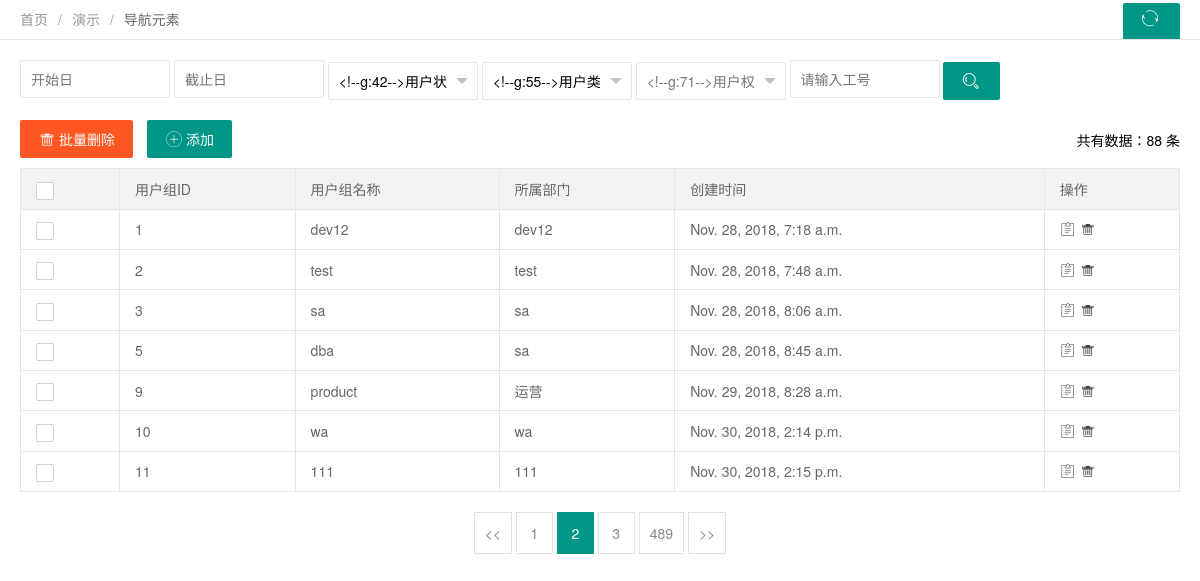
Screenshot of /um/group-list with the database file from the repository.
### UserAdmin/models.py (models this page shows)
class UserGroup(models.Model):
    uid = models.AutoField(primary_key=True)
    caption = models.CharField(max_length=32)
    dept = models.CharField(max_length=64,null=True)
    ctime = models.DateTimeField(auto_now_add=True,null=True)
    utime = models.DateTimeField(auto_now=True,null=True)

### UserAdmin/views.py (the view)
def grouplist(request):
    group_list = models.UserGroup.objects.all()
    return render(request, "group-list.html",{'group_list':group_list})

### templates/group-list.html (shortened to what this page needs)
<!DOCTYPE html>
<html>
  <head>
    <link rel="stylesheet" href="/static/css/font.css">
    <link rel="stylesheet" href="/static/css/xadmin.css">
  </head>
  <body>
    <div class="x-nav">
      <span class="layui-breadcrumb">
        <a href="">首页</a>
        <a href="">演示</a>
        <a>
          <cite>导航元素</cite></a>
      </span>
      <a class="layui-btn layui-btn-small" style="line-height:1.6em;margin-top:3px;float:right" href="javascript:location.replace(location.href);" title="刷新">
        <i class="layui-icon" style="line-height:30px">ဂ</i></a>
    </div>
    <div class="x-body">
      <div class="layui-row">
        <form class="layui-form layui-col-md12 x-so">
          <input class="layui-input" placeholder="开始日" name="start" id="start">
          <input class="layui-input" placeholder="截止日" name="end" id="end">
          <div class="layui-input-inline">
          </div>
          <div class="layui-input-inline">
          </div>
          <div class="layui-input-inline">
          </div>
          <input type="text" name="username"  placeholder="请输入工号" autocomplete="off" class="layui-input">
          <button class="layui-btn"  lay-submit="" lay-filter="sreach"><i class="layui-icon">&#xe615;</i></button>
        </form>
      </div>
      <xblock>
        <button class="layui-btn layui-btn-danger" onclick="delAll()"><i class="layui-icon"></i>批量删除</button>
        <button class="layui-btn" onclick="x_admin_show('添加用户','./group-add.html')"><i class="layui-icon"></i>添加</button>
        <span class="x-right" style="line-height:40px">共有数据：88 条</span>
      </xblock>
      <table class="layui-table">
        <thead>
          <tr>
            <th>
              <div class="layui-unselect header layui-form-checkbox" lay-skin="primary"><i class="layui-icon">&#xe605;</i></div>
            </th>
            <th>用户组ID</th>
            <th>用户组名称</th>
            <th>所属部门</th>
            <th>创建时间</th>
            <th >操作</th>
            </tr>
        </thead>
        <tbody>
        {%  for row in group_list %}
          <tr>
            <td>
              <div class="layui-unselect layui-form-checkbox" lay-skin="primary" data-id='2'><i class="layui-icon">&#xe605;</i></div>
            </td>
                <td>{{ row.uid }}</td>
                <td>{{ row.caption}}</td>
                <td>{{ row.dept }}</td>
                <td>{{ row.ctime }}</td>
                <td class="td-manage">
                  <a title="查看"  onclick="x_admin_show('编辑','groupedit-{{ row.uid }}.html')" href="javascript:;">
                    <i class="layui-icon">&#xe63c;</i>
                  </a>
                  <a title="删除" href="/um/groupdel-{{ row.uid }}">
                    <i class="layui-icon">&#xe640;</i>
                  </a>
                </td>
          </tr>
        {% endfor %}
        </tbody>
      </table>
      <div class="page">
        <div>
          <a class="prev" href="">&lt;&lt;</a>
          <a class="num" href="">1</a>
          <span class="current">2</span>
          <a class="num" href="">3</a>
          <a class="num" href="">489</a>
          <a class="next" href="">&gt;&gt;</a>
        </div>
      </div>
    </div>
  </body>
</html>

### static/css/xadmin.css (style rules this page uses)
* { margin: 0; padding: 0; font-family: "Helvetica Neue", Helvetica, Arial, sans-serif; }
a { text-decoration: none; }
html { width: 100%; height: 100%; overflow-x:hidden; overflow-y:auto; }
body { width: 100%; min-height: 100%; }
.x-body { padding: 20px; }
.x-nav { padding: 0 20px; position: relative; z-index: 99; border-bottom: 1px solid #e5e5e5; line-height: 39px; height: 39px; overflow: hidden; }
.x-right { float: right; }
.x-so { margin-bottom: 20px; }
.x-so input.layui-input { width: 150px; }
.x-so input.layui-input,.x-so input.layui-btn { display: inline-block; }
.page { margin-top: 20px; text-align: center; }
.page a { display: inline-block; background: #fff 0 0 no-repeat; color: #888; padding: 10px; min-width: 15px; border: 1px solid #E2E2E2; }
.page span { display: inline-block; padding: 10px; min-width: 15px; border: 1px solid #E2E2E2; }
.page span.current { display: inline-block; background: #009688 0 0 no-repeat; color: #fff; padding: 10px; min-width: 15px; border: 1px solid #009688; }
table th, table td { word-break: break-all; }

### rows the page displays
UserGroup: uid "1", caption "dev12", dept "dev12", ctime "Nov. 28, 2018, 7:18 a.m."
UserGroup: uid "2", caption "test", dept "test", ctime "Nov. 28, 2018, 7:48 a.m."
UserGroup: uid "3", caption "sa", dept "sa", ctime "Nov. 28, 2018, 8:06 a.m."
UserGroup: uid "5", caption "dba", dept "sa", ctime "Nov. 28, 2018, 8:45 a.m."
UserGroup: uid "9", caption "product", dept "运营", ctime "Nov. 29, 2018, 8:28 a.m."
UserGroup: uid "10", caption "wa", dept "wa", ctime "Nov. 30, 2018, 2:14 p.m."
UserGroup: uid "11", caption "111", dept "111", ctime "Nov. 30, 2018, 2:15 p.m."
